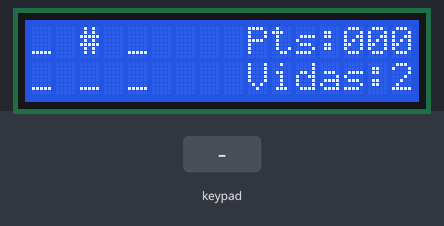
The program below on a simulated Arduino Uno, built with avr-gcc and run on an emulated ATmega328P. Parts: 16×2 character LCD. The inputs (shaded band) are chosen by the test bench. Random numbers use the default seed unless the program sets one.

Above: at 2.6 s.
2.7 s: keypad keys 1 2 3 4 5 6 # pressed 0.4 s apart
At 6.5 s:
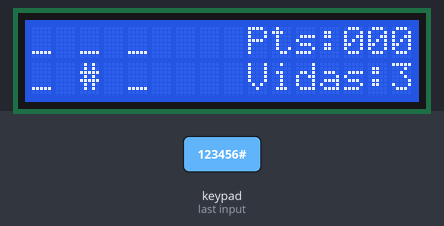
8.5 s: key '1' pressed
At 9.0 s:
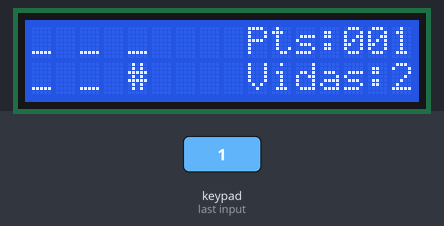
11.5 s: keypad keys 5 6 7 8 # pressed 0.4 s apart
At 13.8 s:
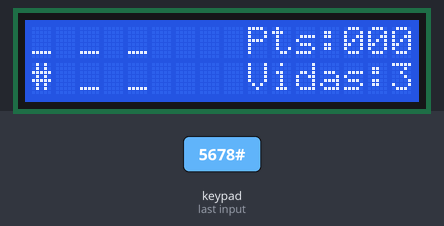
16.5 s: key '2' pressed
At 21.5 s:
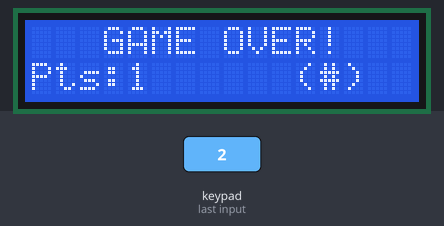
Timing chart, 0 to 22.4 s (numbered marks = the images above; inputs shaded):
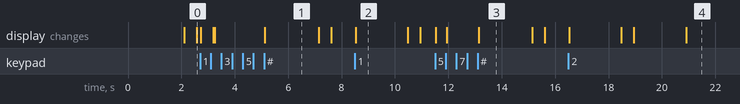

Measured:
- what the display in image 1 shows lasts 2.0 s, from 5.1 s to 7.1 s
- what the display in image 2 shows lasts 2.0 s, from 8.5 s to 10.5 s

The program:

main.cpp
```cpp
#include <Wire.h>
#include <LiquidCrystal_I2C.h>
#include <Keypad.h>

LiquidCrystal_I2C lcd(0x3F, 16, 2);

const byte LINHAS = 4;
const byte COLUNAS = 3;
char teclas[LINHAS][COLUNAS] = {
  {'1','2','3'},
  {'4','5','6'},
  {'7','8','9'},
  {'*','0','#'}
};

// Mapeamento conforme a ligação da imagem
byte pinosLinhas[LINHAS] = {5, 6, 7, 8};
byte pinosColunas[COLUNAS] = {2, 3, 4};

Keypad teclado = Keypad(makeKeymap(teclas), pinosLinhas, pinosColunas, LINHAS, COLUNAS);

const char mapaTeclas[6] = {'1', '2', '3', '4', '5', '6'};

int alvoAtual = -1;
unsigned long tempoInicio = 0;
unsigned long tempoLimite = 2000;
int pontos = 0;
int vidas = 3;
bool jogando = true;

void desenharTabuleiro() {
  for (int i = 0; i < 6; i++) {
    int linha = (i < 3) ? 0 : 1;
    int coluna = (i % 3) * 2;
    lcd.setCursor(coluna, linha);
    lcd.print(i == alvoAtual ? '#' : '_');
  }

  lcd.setCursor(9, 0);
  lcd.print("Pts:");
  if (pontos < 100) lcd.print('0');
  if (pontos < 10) lcd.print('0');
  lcd.print(pontos);

  lcd.setCursor(9, 1);
  lcd.print("Vidas:");
  lcd.print(vidas);
}

void novoAlvo() {
  int proximo;
  do {
    proximo = random(0, 6);
  } while (proximo == alvoAtual);

  alvoAtual = proximo;
  desenharTabuleiro();
  tempoInicio = millis();
}

void iniciarJogo() {
  pontos = 0;
  vidas = 3;
  tempoLimite = 2000;
  jogando = true;
  lcd.clear();
  novoAlvo();
}

void perderVida() {
  vidas--;
  if (vidas <= 0) {
    jogando = false;
    lcd.clear();
    lcd.setCursor(0, 0);
    lcd.print("   GAME OVER!   ");
    lcd.setCursor(0, 1);
    lcd.print("Pts:");
    lcd.print(pontos);
    lcd.setCursor(11, 1);
    lcd.print("(#)  ");
  } else {
    lcd.setCursor(0, 0);
    lcd.print("ERROU! ");
    delay(450);
    lcd.clear();
    novoAlvo();
  }
}

void setup() {
  lcd.init();
  lcd.backlight();
  randomSeed(analogRead(A0));
  iniciarJogo();
}

void loop() {
  char tecla = teclado.getKey();

  if (!jogando) {
    if (tecla == '#') iniciarJogo();
    return;
  }

  if (millis() - tempoInicio >= tempoLimite) {
    perderVida();
    return;
  }

  if (tecla != NO_KEY) {
    if (tecla == mapaTeclas[alvoAtual]) {
      pontos++;
      if (tempoLimite > 550) {
        tempoLimite -= 65;
      }
      novoAlvo();
    } else {
      perderVida();
    }
  }
}
```
